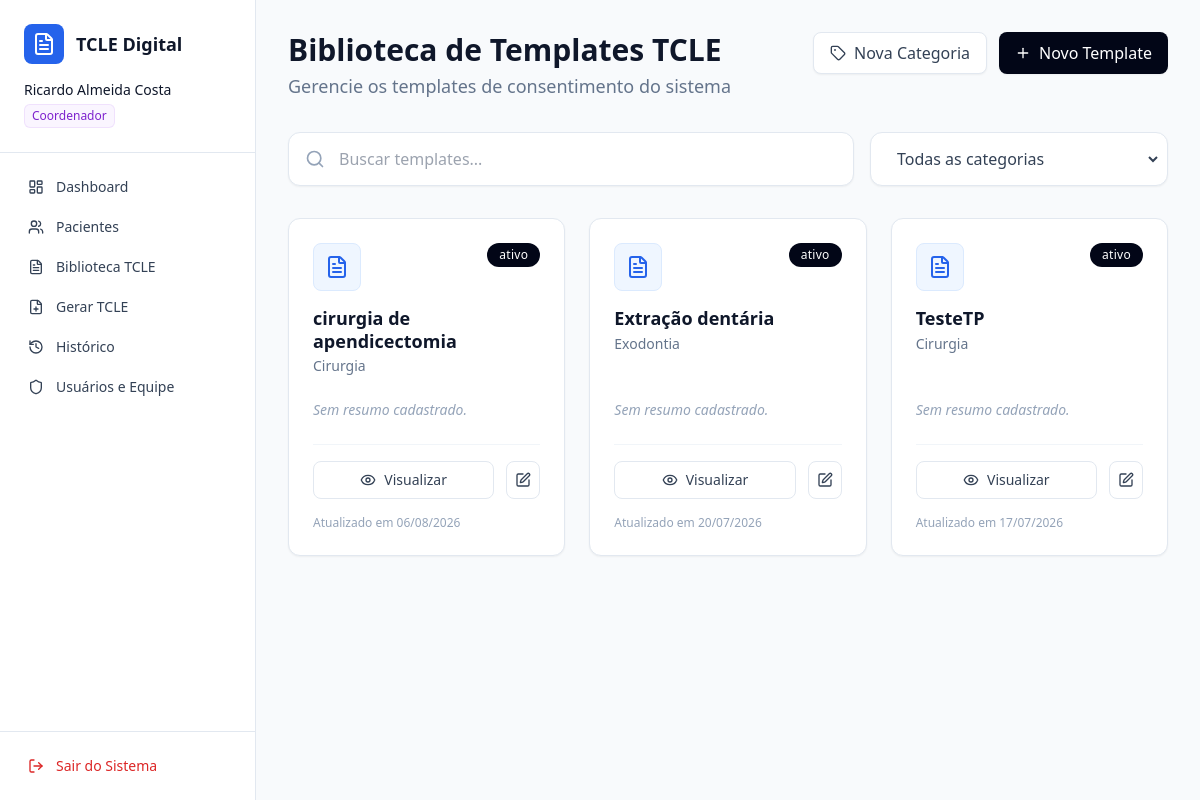
Page /biblioteca/ (signed in) on the committed database.
### usuarios/models.py (models this page shows, shortened)
class Usuario(AbstractUser):
    PERFIL_CHOICES = [
        ('ADM', 'Administrador Geral'),
        ('COORDENADOR', 'Coordenador da Instituição'),
        ('PADRAO', 'Usuário Padrão (Profissional de Saúde)'),
    ]
    perfil = models.CharField('Nível de Acesso', max_length=20, choices=PERFIL_CHOICES, default='PADRAO')
    profissao = models.CharField('Profissão', max_length=100, blank=True, null=True)
    registro_profissional = models.CharField(
        'Registro Profissional (CRM/COREN/etc)', max_length=30, blank=True, null=True
    )
    primeiro_acesso = models.BooleanField('Primeiro Acesso', default=True) # Trava de segurança
    instituicao = models.ForeignKey(
        Instituicao,
        on_delete=models.CASCADE,
        related_name='funcionarios',
        blank=True,
        null=True,
        help_text='Deixar em branco apenas se o perfil for Administrador Geral (ADM).'
    )

### pacientes/models.py (models this page shows, shortened)
class TemplateTCLE(models.Model):
    RESUMO_MAX_LENGTH = 160
    instituicao = models.ForeignKey(Instituicao, on_delete=models.CASCADE, related_name='templates')
    categoria = models.ForeignKey(CategoriaTemplate, on_delete=models.PROTECT, related_name='templates')
    titulo = models.CharField('Título do Template', max_length=255)
    resumo = models.CharField(
        'Resumo do Template',
        max_length=RESUMO_MAX_LENGTH,
        blank=True,
        default='',
        help_text='Breve descrição do documento, exibida no card do template na Biblioteca.',
    )
    texto_base = models.TextField('Texto Base do Termo')
    configuracao_campos = models.JSONField('Configuração dos Campos Dinâmicos', default=dict, blank=True)
    ativo = models.BooleanField('Disponível para os Médicos', default=True)
    atualizado_em = models.DateTimeField(auto_now=True)
    criado_por = models.ForeignKey(settings.AUTH_USER_MODEL, on_delete=models.SET_NULL, null=True)

class CategoriaTemplate(models.Model):
    instituicao = models.ForeignKey(Instituicao, on_delete=models.CASCADE, related_name='categorias')
    nome = models.CharField('Nome da Categoria', max_length=100)
    descricao = models.TextField('Descrição / Notas de Orientação', blank=True, null=True)
    texto_padrao = models.TextField(
        'Texto Padrão da Categoria',
        blank=True,
        default='',
        help_text=(
            'Texto fixo obrigatório da categoria. Pode conter variáveis (@profissional, '
            '@paciente, @rgpaciente, @responsavel, @rgresponsavel, @data) e campos '
            'personalizados no formato [Nome do Campo].'
        ),
    )
    criado_por = models.ForeignKey(settings.AUTH_USER_MODEL, on_delete=models.SET_NULL, null=True, blank=True)
    class Meta:
        unique_together = ('instituicao', 'nome')

### pacientes/views.py (the view, shortened to what this page needs)
# urls.py: path('biblioteca/', pacientes_views.biblioteca_tcle, name='biblioteca'),
@login_required
def biblioteca_tcle(request):
    instituicao = get_instituicao_contexto(request)
    if not instituicao:
        if eh_admin_geral(request.user):
            messages.error(request, 'Selecione uma Unidade de Saúde para gerenciar antes de acessar a biblioteca.')
            return redirect('painel_adm')
        messages.error(request, 'Acesso negado. Nenhuma unidade de saúde vinculada.')
        return redirect('dashboard')
    templates = TemplateTCLE.objects.filter(instituicao=instituicao).select_related('categoria').order_by('-atualizado_em')
    categorias = CategoriaTemplate.objects.filter(instituicao=instituicao).order_by('nome')
    categorias_json = {
        str(cat.id): {'nome': cat.nome, 'texto': cat.texto_padrao}
        for cat in categorias
    }
    contexto = {
        'templates': templates,
        'categorias': categorias,
        'categorias_dict': categorias_json,
        'resumo_max_length': TemplateTCLE.RESUMO_MAX_LENGTH,
        'pode_gerenciar_categorias': pode_gerenciar_categorias(request.user),
    }
    return render(request, 'pacientes/biblioteca.html', contexto)

### pacientes/views.py (called while the page is built)
def pode_gerenciar_categorias(user):
    return eh_admin_geral(user) or user.perfil == 'COORDENADOR'

### usuarios/context_processors.py (called while the page is built)
def unidade_ativa_processor(request):
    if not request.user.is_authenticated:
        return {}
    is_admin = eh_admin_geral(request.user)
    unidade_ativa = get_instituicao_contexto(request) if is_admin else None
    return {
        'eh_admin_geral': is_admin,
        'unidade_ativa': unidade_ativa,
    }

### usuarios/utils.py (called while the page is built)
def eh_admin_geral(user):
    return user.is_authenticated and (user.perfil == 'ADM' or user.is_superuser)

def get_instituicao_contexto(request):
    user = request.user
    if eh_admin_geral(user):
        inst_id = request.session.get('instituicao_ativa_id')
        if not inst_id:
            return None
        return Instituicao.objects.filter(id=inst_id).first()
    return user.instituicao

def senha_pendente(user):
    return bool(user.is_authenticated and user.primeiro_acesso and not user.is_superuser)

### pacientes/templates/pacientes/biblioteca.html (shortened to what this page needs)
{% extends 'usuarios/base.html' %}
{% block content %}
<div class="p-8 max-w-7xl mx-auto">
    <div class="flex justify-between items-start mb-8">
        <div>
            <h1 class="text-3xl font-semibold text-slate-900 mb-1">Biblioteca de Templates TCLE</h1>
            <p class="text-slate-500 text-lg">Gerencie os templates de consentimento do sistema</p>
        </div>
        <div class="flex gap-3">
            {% if pode_gerenciar_categorias %}
            <button onclick="abrirModalCategorias()"
                class="bg-white border border-slate-200 text-slate-700 px-4 py-2 rounded-lg font-medium flex items-center gap-2 hover:bg-slate-50 transition-colors shadow-sm">
                <i data-lucide="tag" class="w-4 h-4"></i>
                Nova Categoria
            </button>
            {% endif %}
            <button onclick="abrirModalNovoTemplate()"
                class="bg-slate-950 text-white px-4 py-2 rounded-lg font-medium flex items-center gap-2 hover:bg-slate-800 transition-colors shadow-sm">
                <i data-lucide="plus" class="w-4 h-4"></i>
                Novo Template
            </button>
        </div>
    </div>
    <div class="flex gap-4 mb-8">
        <div class="relative flex-1 bg-white border border-slate-200 rounded-xl p-1.5 shadow-sm">
            <i data-lucide="search"
                class="absolute left-4 top-1/2 transform -translate-y-1/2 text-slate-400 w-5 h-5"></i>
            <input type="text" id="buscaTemplate" onkeyup="filtrarTemplates()" placeholder="Buscar templates..."
                class="w-full bg-transparent border-none pl-11 pr-4 py-2 text-slate-700 focus:outline-none focus:ring-0">
        </div>
        <div class="bg-white border border-slate-200 rounded-xl shadow-sm p-1.5">
            <select id="filtroCategoria" onchange="filtrarTemplates()"
                class="bg-transparent border-none text-slate-700 py-2 px-4 focus:outline-none focus:ring-0 cursor-pointer">
                <option value="">Todas as categorias</option>
            </select>
        </div>
    </div>
    <div class="grid grid-cols-1 md:grid-cols-2 lg:grid-cols-3 gap-6" id="gridTemplates">
        {% for template in templates %}
        <div data-nome="{{ template.titulo|lower }}" data-categoria="{{ template.categoria.nome }}"
            class="bg-white border border-slate-200 rounded-xl p-6 shadow-sm relative flex flex-col h-full hover:shadow-md transition-shadow">
            <span
                class="absolute top-6 right-6 bg-slate-950 text-white text-xs px-3 py-1 rounded-full font-medium tracking-wide">
                {% if template.ativo %}ativo{% else %}inativo{% endif %}
            </span>
            <div class="bg-blue-50 w-12 h-12 rounded-lg flex items-center justify-center mb-4 border border-blue-100">
                <i data-lucide="file-text" class="w-6 h-6 text-blue-600"></i>
            </div>
            <h3 class="text-lg font-semibold text-slate-900 leading-tight mb-1">{{ template.titulo }}</h3>
            <p class="text-slate-500 text-sm mb-6">{{ template.categoria.nome }}</p>
            <div class="mt-auto">
                {% if template.resumo %}
                <p class="text-sm text-slate-600 mb-6 break-words">{{ template.resumo }}</p>
                {% else %}
                <p class="text-sm text-slate-400 italic mb-6">Sem resumo cadastrado.</p>
                {% endif %}
                <div class="flex gap-3 pt-4 border-t border-slate-100">
                    <button data-titulo="{{ template.titulo }}" data-categoria="{{ template.categoria.nome }}"
                        data-texto="{{ template.texto_base }}" onclick="abrirModalVisualizarTemplate(this)"
                        class="flex-1 border border-slate-200 text-slate-700 py-2 rounded-lg font-medium text-sm flex justify-center items-center gap-2 hover:bg-slate-50 transition-colors">
                        <i data-lucide="eye" class="w-4 h-4"></i> Visualizar
                    </button>
                    <button data-id="{{ template.id }}" data-titulo="{{ template.titulo }}"
                        data-categoria-id="{{ template.categoria.id }}" data-texto="{{ template.texto_base }}"
                        data-resumo="{{ template.resumo }}"
                        data-ativo="{{ template.ativo|yesno:'true,false' }}" onclick="abrirModalEditarTemplate(this)"
                        class="border border-slate-200 text-slate-700 p-2 rounded-lg hover:bg-slate-50 transition-colors">
                        <i data-lucide="edit" class="w-4 h-4"></i>
                    </button>
                </div>
                <p class="text-xs text-slate-400 mt-4">Atualizado em {{ template.atualizado_em|date:"d/m/Y" }}</p>
            </div>
        </div>
        {% endfor %}
    </div>
</div>
{% endblock %}

### usuarios/templates/usuarios/base.html (shortened to what this page needs)
<!DOCTYPE html>
<html lang="pt-br">
<head>
    <script src="https://cdn.tailwindcss.com"></script>
</head>
<body class="bg-slate-50 text-slate-900 h-screen flex overflow-hidden">
    <aside class="w-64 bg-white border-r border-slate-200 h-screen flex flex-col">
        <div class="p-6 border-b border-slate-200">
            <div class="flex items-center gap-3 mb-4">
                <div class="bg-blue-600 p-2 rounded-lg">
                    <i data-lucide="file-text" class="w-6 h-6 text-white"></i>
                </div>
                <h2 class="font-semibold text-lg">TCLE Digital</h2>
            </div>
            <div class="space-y-1">
                <p class="text-sm font-medium text-slate-900">{{ request.user.first_name|default:"Administrador" }}</p>
                {% if request.user.perfil == 'ADM' or request.user.is_superuser %}
                <span
                    class="inline-flex items-center rounded-md bg-red-50 px-2 py-1 text-xs font-medium text-red-700 ring-1 ring-inset ring-red-600/10">Administrador</span>
                {% elif request.user.perfil == 'COORDENADOR' %}
                <span
                    class="inline-flex items-center rounded-md bg-purple-50 px-2 py-1 text-xs font-medium text-purple-700 ring-1 ring-inset ring-purple-600/10">Coordenador</span>
                {% else %}
                <span
                    class="inline-flex items-center rounded-md bg-blue-50 px-2 py-1 text-xs font-medium text-blue-700 ring-1 ring-inset ring-blue-700/10">Usuário
                    Padrão</span>
                {% endif %}
            </div>
        </div>
        <nav class="flex-1 p-4 space-y-1 overflow-y-auto">
            {% if eh_admin_geral and not unidade_ativa %}
            <a href="{% url 'painel_adm' %}"
                class="flex items-center w-full px-3 py-2 text-sm font-medium rounded-md bg-blue-50 text-blue-700">
                <i data-lucide="building" class="w-4 h-4 mr-3"></i> Unidades de Saúde
            </a>
            {% else %}
            <a href="{% url 'dashboard' %}"
                class="flex items-center w-full px-3 py-2 text-sm font-medium rounded-md hover:bg-slate-50 text-slate-700">
                <i data-lucide="layout-dashboard" class="w-4 h-4 mr-3"></i> Dashboard
            </a>
            <a href="{% url 'pacientes' %}"
                class="flex items-center w-full px-3 py-2 text-sm font-medium rounded-md hover:bg-slate-50 text-slate-700">
                <i data-lucide="users" class="w-4 h-4 mr-3"></i> Pacientes
            </a>
            <a href="{% url 'biblioteca' %}"
                class="flex items-center w-full px-3 py-2 text-sm font-medium rounded-md hover:bg-slate-50 text-slate-700">
                <i data-lucide="file-text" class="w-4 h-4 mr-3"></i> Biblioteca TCLE
            </a>
            <a href="{% url 'gerar_tcle' %}"
                class="flex items-center w-full px-3 py-2 text-sm font-medium rounded-md hover:bg-slate-50 text-slate-700">
                <i data-lucide="file-plus" class="w-4 h-4 mr-3"></i> Gerar TCLE
            </a>
            <a href="{% url 'historico' %}"
                class="flex items-center w-full px-3 py-2 text-sm font-medium rounded-md hover:bg-slate-50 text-slate-700">
                <i data-lucide="history" class="w-4 h-4 mr-3"></i> Histórico
            </a>
            {% if request.user.perfil == 'COORDENADOR' %}
            <a href="{% url 'gerenciar_equipe' %}"
                class="flex items-center w-full px-3 py-2 text-sm font-medium rounded-md hover:bg-slate-50 text-slate-700">
                <i data-lucide="shield" class="w-4 h-4 mr-3"></i> Usuários e Equipe
            </a>
            {% endif %}
            {% endif %}
        </nav>
        <div class="p-4 border-t border-slate-200">
            <form action="{% url 'logout' %}" method="post">
                <button type="submit"
                    class="flex items-center w-full px-3 py-2 text-sm font-medium rounded-md text-red-600 hover:bg-red-50 hover:text-red-700">
                    <i data-lucide="log-out" class="w-4 h-4 mr-3"></i> Sair do Sistema
                </button>
            </form>
        </div>
    </aside>
    <main class="flex-1 overflow-y-auto">
        {% block content %}
        {% endblock %}
    </main>
</body>
</html>

### rows in the picture
Usuario: user.first_name "Ricardo Almeida Costa"
TemplateTCLE: ativo "ativo", titulo "cirurgia de apendicectomia", categoria.nome "Cirurgia", resumo "Sem resumo cadastrado.", atualizado_em "06/08/2026"
TemplateTCLE: ativo "ativo", titulo "Extração dentária", categoria.nome "Exodontia", resumo "Sem resumo cadastrado.", atualizado_em "20/07/2026"
TemplateTCLE: ativo "ativo", titulo "TesteTP", categoria.nome "Cirurgia", resumo "Sem resumo cadastrado.", atualizado_em "17/07/2026"
